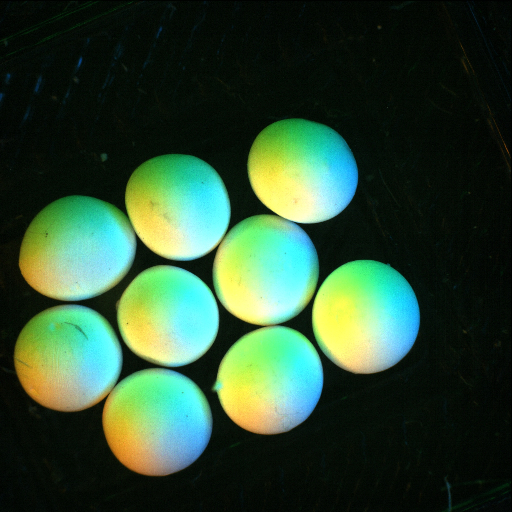
#> input picture resize.bmp, 512 x 512 px
$ python BilateralFilter.py   (older library calls are emulated)
#> lines starting #> are read from the running program, lines starting #| are printed output that depends on the picture; after the words box and inside, x2 and y2 are one past the last pixel; in counts of white or black regions, pixels touching at a corner belong together; long printed decimals are rounded
"""
=======================================================
Simple image blur by convolution with a Gaussian kernel
=======================================================

Blur an an image (:download:`../../../../data/elephant.png`) using a
Gaussian kernel.

Convolution is easy to perform with FFT: convolving two signals boils
down to multiplying their FFTs (and performing an inverse FFT).

"""
import numpy as np
import statistics
import cv2
from scipy import fftpack
from numpy import zeros
import matplotlib.pyplot as plt

#####################################################################
# The original image
#####################################################################

# read image
img = plt.imread('resize.bmp')
#> img is the input picture: shape (512, 512, 3); mean R, G, B 47.5, 76.2, 52.3
#img =cv2.resize(img,(200,200))
#bilateral_filtered_image = cv2.bilateralFilter(img, 5, 175, 175)

img = img/255
thold = 15
plt.figure()
plt.title('Raw')
plt.imshow(img)

# [4 lines of commented-out code are left out]

width, height, channels = img.shape
#> width = 512; height = 512; channels = 3

imga = zeros([width,height,3])

t = imga[1,1]
#> t = [0, 0, 0]
st = imga[1,1]
#> st = [0, 0, 0]
tr = t
#> tr = [0, 0, 0]
sta = zeros([3,3,3])
mat = 5
mp =1+(int)(mat/2)
ta = zeros([mat,mat,3])
#plt.figure()
#plt.imshow(imga)
#####################################################################
# Prepare an Gaussian convolution kernel
#####################################################################

# First a 1-D  Gaussian
t = np.linspace(-mat, mat, mat)  # esecentialy for loop starting at -10 ending at 10 with 30 steps

bump = np.exp(-0.1*t**2)  # Used to generate line that erodes in an expodential patern -10 to + 10 building a bell curve
bump /= np.trapz(bump) # normalize the integral to 1

#print ('bump',bump)

# make a 2-D kernel out of it
kernel = bump[:, np.newaxis] * bump[np.newaxis, :]

#print ('kernel',kernel)
for xk in range (0,(mat-1), 1):  # nested loop to parce through raw image
	for yk in range (0,(mat-1), 1):
		ta[xk,yk,0] = kernel[xk,yk]
		ta[xk,yk,1] = kernel[xk,yk]
		ta[xk,yk,2] = kernel[xk,yk]

for h in range (0,(height-1), 1):  # nested loop to parce through raw image
	for w in range (0,(width-1), 1):
		img[h,w] = (img[h,w,0] + img[h,w,1] + img[h,w,2])/3
#		print(img[h,w])
		if img[h,w,0] < 0.02:
			img[h,w] = [0,0,0]
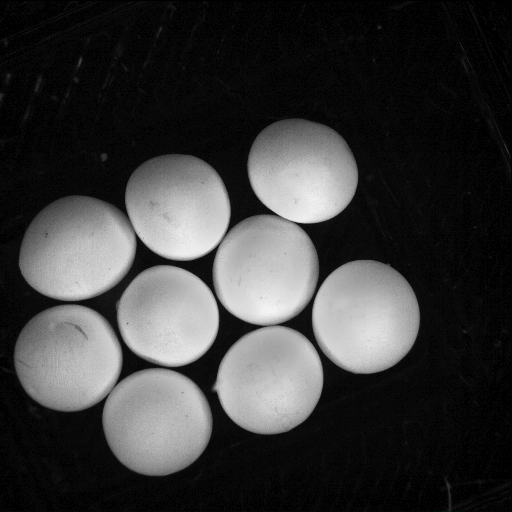
#> img: shape (512, 512, 3) float64; mean R, G, B 0.228, 0.228, 0.228

for h in range (mp,(height-mp), 1):  # nested loop to parce through raw image
	for w in range (mp,(width-mp), 1):
		tr = img[h,w]
#		trAvg = (tr[0]+tr[1]+tr[2])/3
		if tr[0] > 0.0:
			for xk in range (0,(mat-1), 1):  # nested loop to parce through raw image
				for yk in range (0,(mat-1), 1):
					intPixel = ((img[(h+(xk-mp)),(w+(yk-mp)),0])+(img[(h+(xk-mp)),(w+(yk-mp)),1])+(img[(h+(xk-mp)),(w+(yk-mp)),2]))/3
#					if (intPixel -(thold/255)) <= trAvg <= (intPixel + (thold/255)):
					t[0] += img[(h+(xk-mp)),(w+(yk-mp)),0]*ta[xk,yk,0]
					t[1] += img[(h+(xk-mp)),(w+(yk-mp)),1]*ta[xk,yk,1]
					t[2] += img[(h+(xk-mp)),(w+(yk-mp)),2]*ta[xk,yk,2]
# [4 lines of commented-out code are left out]
		else:
			t[0] = 0
			t[1] = 0
			t[2] = 0

#		print(intPixel)
		imga[h,w,0] = t[0]
		imga[h,w,1] = t[1]
		imga[h,w,2] = t[2]
		t[0] = 0
		t[1] = 0
		t[2] = 0
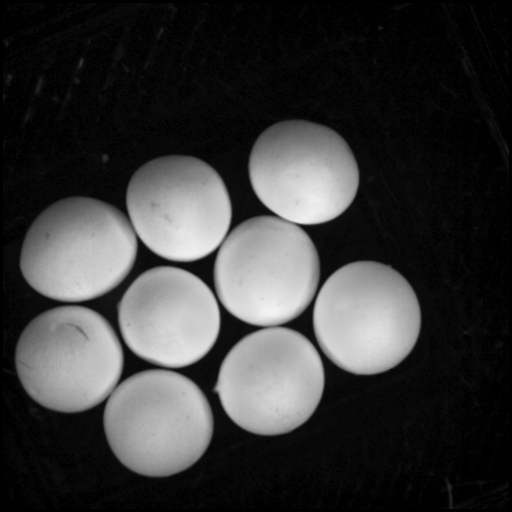
#> imga: shape (512, 512, 3) float64; min 0, max 0.955, mean 0.226
#> after the loop, t = [0, 0, 0, 2.5, 5]

plt.figure()
plt.imshow(imga)
plt.title('Bilateral filter')

imga1 = np.uint8(imga*255)
cv2.imshow('Filtered Image ', imga1)
cv2.waitKey(0)

edge_detected_image = cv2.Canny((imga1), 75, 200)
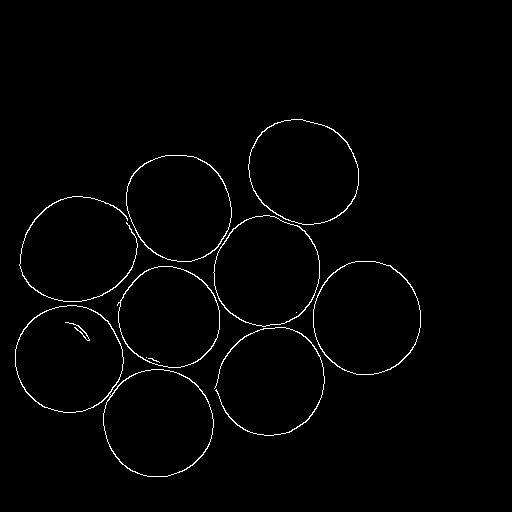
#> edge_detected_image: shape (512, 512); 1.4% white in thin lines or dots, all inside (x1, y1, x2, y2) = (15, 119, 421, 477)
cv2.imshow('Edge FP ', edge_detected_image)
cv2.waitKey(0)


#bilateral_filtered_image8 = np.uint8(bilateral_filtered_image*255)
#edge_detected_image1 = cv2.Canny((bilateral_filtered_image8), 75, 200)

#edge_detected_image1 = edge_detected_image1/255
imgFP = img
#cv2.imshow('Edge CV', edge_detected_image1)
#cv2.waitKey(0)


_, contours, _= cv2.findContours(edge_detected_image, cv2.RETR_TREE, cv2.CHAIN_APPROX_SIMPLE)
#> contours = 19 contours, 4 with area under 20; largest, box (x1, y1, x2, y2) and area: (15, 305, 214, 477) 18286, (313, 261, 421, 375) 9629, (313, 261, 421, 375) 9538, (103, 369, 214, 477) 9150, (213, 215, 320, 327) 9149
contour_list = []
ellipse_list = []
size = 0.0
standardDev = 0.0
meanSize = 0.0
cumeccent = 0.0
meanCumeccent = 0.0
sizeArray = []
cnt = contours[0]
#> cnt = contour of 320 points, box (x1, y1, x2, y2) (214, 327, 325, 436), area 95
i = 0
for contour in contours:
#	i+=1
#	approx = cv2.approxPolyDP(contour,0.01*cv2.arcLength(contour,True),True)
	area = cv2.contourArea(contour)
	if ((area > 30)):
#		cv2.drawContours( imgFP, [contour], 0, (255,0,0),3)
		#(len(approx) > 8) & (len(approx) < 23)):
		contour_list.append(contour)
		ellipse = cv2.fitEllipse(contour)
		(x,y),(ma, MA), angle = ellipse
		if (MA/ma < 1.5):
			i+=1
			print('Area:',area)
			print ('X', x)
			print ('MA',MA)
			print ('ma',ma)
			print ('Y',y)
			print ('Number:',i)
			print ('-----------------------------')
			cv2.ellipse(imgFP,ellipse,(0,255,0))
			cv2.putText(imgFP,str(i),(int(x),int(y)),
				cv2.FONT_HERSHEY_SIMPLEX, 1.0, (0, 0, 255), 2)
			size += ((ma+MA))
			cumeccent += (MA/ma)
			sizeArray.append((ma+MA))
#> this loop made 19 passes
#> (area, x, y, ma, MA, angle, size, cumeccent) on passes 1, 3, 4, 6, 7, 10, 11, 12, 13, 15, 16, 17: (95, 270.8, 381.1, 104, 110.9, 41.25, 214.8, 1.07), (9150, 157.8, 422.6, 106.8, 109, 104.8, 430.7, 2.09), (8952.5, 68.49, 358.6, 106.6, 106.8, 96.94, 644.2, 3.09), (8025.5, 168.8, 316.8, 98.87, 103.9, 126, 846.9, 4.14), (7933, 168.9, 316.9, 98.26, 103.1, 129, 1048.3, 5.19), (9629, 366.3, 317.5, 107.6, 114.1, 0.38, 1270, 6.25), (9538, 366.4, 317.5, 107.1, 113.6, 0.647, 1490.6, 7.31), (9149, 266.4, 271.2, 105.9, 110.1, 17.03, 1706.6, 8.35), (9067, 266.4, 271.1, 105.4, 109.6, 17.64, 1921.6, 9.39), (95.5, 77.5, 249.5, 102.9, 117.7, 68.65, 2142.2, 10.53), (8785.5, 178.8, 206.6, 100.9, 111, 146.4, 2354.1, 11.63), (8700.5, 178.8, 206.7, 100.3, 110.4, 145.7, 2564.7, 12.74)
#> (area, x, y, ma, MA, angle) on pass 2: (18285.5, 114.3, 390.7, 108.5, 242.5, 125.2)
#> (printed output is left out)
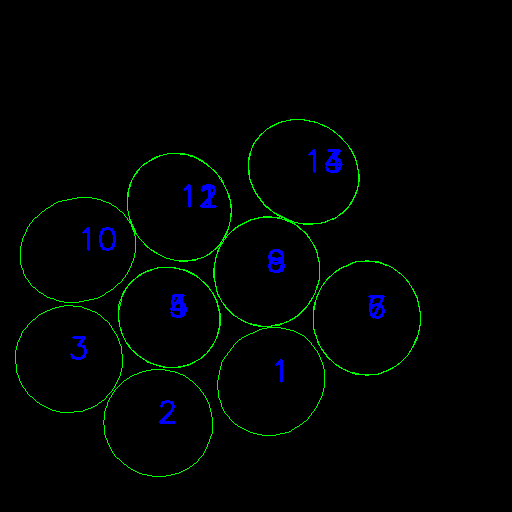
#> imgFP: shape (512, 512, 3) float64; 2.06% of pixels changed, all inside (x1, y1, x2, y2) = (15, 119, 421, 477)
#> after the loop, contour_list = 15 contours; largest, box (x1, y1, x2, y2) and area: (15, 305, 214, 477) 18286, (313, 261, 421, 375) 9629, (313, 261, 421, 375) 9538, (103, 369, 214, 477) 9150, (213, 215, 320, 327) 9149; cumeccent = 14.99; i = 14; size = 2993.8; sizeArray = [214.8, 215.9, 213.5, 202.7, 201.3, 221.7, 220.7, 216, 215, 220.6, 211.9, 210.7, 215.1, 213.9]
#			print(MA/ma)
#cv2.drawContours(imgFP, contour_list,  -1, (255,0,0), 2)
cv2.imshow('Objects Detected CV ',imgFP)
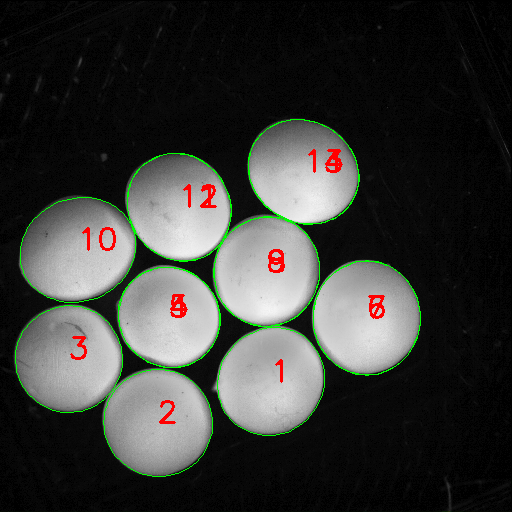
#> window 'Objects Detected CV ': shape (512, 512, 3); mean B, G, R 55.5, 58.7, 57.5
meanSize =5.4*(size/i)
#> meanSize = 1154.8
print('Mean FP',meanSize)
#| Mean FP 1154.750
meanCumeccent = cumeccent/i
#> meanCumeccent = 1.07
mat = np.array(sizeArray)
#> mat has the same summary as sizeArray
standardDev = statistics.stdev(mat)
#> standardDev = 5.95
print('Standard Deviation FP',standardDev*5.4)
#| Standard Deviation FP 32.116
plt.show()
